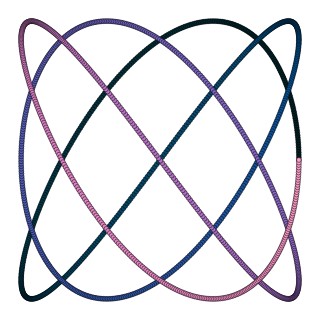

Express this chart as Vega-Lite.
### Vega-Lite specification from a JSON file in a GitHub repository (floating-point values rounded to 4 significant figures; data arrays with more than 128 entries replaced by an {"elided": "..."} marker saying what was removed)
{"background": null, "config": {"arc": {"fill": "#DBDBDB", "fillOpacity": 1.0, "innerRadius": 37.5, "padAngle": 0.03, "stroke": "black", "strokeOpacity": 1, "strokeWidth": 0.25}, "area": {"fill": "#DBDBDB", "fillOpacity": 1.0, "stroke": "black", "strokeOpacity": 1, "strokeWidth": 0.25}, "axis": {"domain": true, "domainCap": "round", "domainColor": "white", "domainWidth": 0.25, "grid": false, "gridCap": "round", "gridColor": "#F1F1F1", "gridDash": [0, 0], "gridOpacity": 1.0, "gridWidth": 0.25, "labelColor": "white", "labelFont": "Helvetica Neue", "labelFontSize": 7, "labelFontStyle": "normal", "labelFontWeight": 400, "offset": 4.5, "ticks": true, "tickCap": "round", "tickColor": "white", "tickRound": false, "tickSize": 3, "tickWidth": 0.25, "titleColor": "white", "titleFont": "Helvetica Neue", "titleFontSize": 7, "titleFontStyle": "normal", "titleFontWeight": 400}, "axisX": {"domain": true, "labelAlign": "center", "labelAngle": 0, "labels": true, "ticks": true, "translate": 0}, "axisY": {"domain": true, "labelAlign": "right", "labelAngle": 0, "labels": true, "ticks": true, "translate": 0}, "axisRight": {"domain": true, "labelAlign": "left", "labelAngle": 0, "labels": true, "ticks": true, "translate": 0}, "axisTop": {"domain": true, "labelAlign": "center", "labelAngle": 0, "labels": true, "ticks": true, "translate": 0}, "axisBand": {"tickOffset": 0}, "bar": {"fill": "#DBDBDB", "fillOpacity": 1.0, "stroke": "black", "strokeOpacity": 1, "strokeWidth": 0.25}, "boxplot": {"size": 13.5, "ticks": {"cornerRadius": 0.25, "fill": "white", "opacity": 1, "size": 6.75, "thickness": 0.25}, "box": {"fillOpacity": 1.0, "stroke": "black", "strokeOpacity": 1, "strokeWidth": 0.25}, "median": {"cornerRadius": 0, "fill": "black", "fillOpacity": 1.0, "opacity": 1, "size": 13.5, "thickness": 0.25}, "rule": {"fill": "white", "fillOpacity": 1.0, "size": 15.0, "stroke": "white", "strokeDash": [0, 0], "strokeOpacity": 1, "strokeWidth": 0.25}, "outliers": {"color": "white", "fill": "white", "fillOpacity": 1.0, "size": 0, "stroke": "black", "strokeOpacity": 1, "strokeWidth": 0.25}}, "circle": {"fill": "white", "fillOpacity": 1.0, "size": 0.75, "stroke": null, "strokeOpacity": 1, "strokeWidth": 0.25}, "errorband": {"band": {"fillOpacity": 0.6, "stroke": null, "strokeWidth": 0.25, "strokeOpacity": 1}, "borders": {"opacity": 0, "strokeOpacity": 0.25, "strokeWidth": 1}}, "errorbar": {"opacity": 1, "rule": {"strokeDash": [0, 0], "strokeWidth": 0.25}, "ticks": {"color": "white", "cornerRadius": 0.125, "opacity": 1, "size": 9.0, "thickness": 0.25}, "thickness": 0.25}, "font": "Helvetica Neue", "geoshape": {"fill": "#DBDBDB", "fillOpacity": 1.0, "stroke": "white", "strokeOpacity": 1, "strokeWidth": 0.25}, "header": {"labelColor": "white", "labelFont": "Helvetica Neue", "labelFontSize": 7, "labelFontStyle": "normal", "labelFontWeight": 400, "titleColor": "white", "titleFont": "Helvetica Neue", "titleFontSize": 7, "titleFontStyle": "normal", "titleFontWeight": 400, "titlePadding": 0}, "legend": {"disable": false, "offset": 4.5, "titlePadding": 4, "labelOffset": 2, "gradientLabelOffset": 2, "gradientLength": 75.0, "gradientThickness": 7.5, "gradientOpacity": 1.0, "gradientStrokeColor": "white", "gradientStrokeWidth": 0.25, "labelColor": "white", "labelFont": "Helvetica Neue", "labelFontSize": 7, "labelFontStyle": "normal", "labelFontWeight": 400, "strokeColor": "white", "strokeWidth": 0, "symbolSize": 42, "symbolStrokeColor": "white", "symbolStrokeWidth": 0.25, "titleColor": "white", "titleFont": "Helvetica Neue", "titleFontSize": 7, "titleFontStyle": "normal", "titleFontWeight": 400}, "line": {"color": "white", "stroke": "white", "strokeCap": "round", "strokeDash": [0, 0], "strokeOpacity": 1, "strokeWidth": 0.375}, "point": {"filled": true, "fill": "#DBDBDB", "fillOpacity": 1.0, "size": 7.5, "stroke": "black", "strokeOpacity": 1, "strokeWidth": 0.25}, "range": {"category": ["#C6D9F1", "#F1C9CB", "#FEF0B9", "#CEE37A", "#7AA8E0", "#E589A3", "#FDDD5D", "#68B961", "#4177B1", "#C35082", "#E5C227", "#438156"], "diverging": {"scheme": ["#C35082", "#CE6D94", "#D989A7", "#E2A4BA", "#EABFCE", "#F1DBE2", "#F6F6F6", "#D7E0EB", "#B9CBE0", "#9BB6D5", "#7DA1C9", "#5F8CBD", "#4177B1"]}, "heatmap": {"scheme": ["#32022B", "#43044D", "#4C196E", "#4D338C", "#484DA6", "#3A68BB", "#1D83CA", "#1D9CCB", "#23B5C9", "#28CDC5", "#4DE0B4", "#91EE9F"]}, "ordinal": {"scheme": ["#F1F1F1", "#DBDBDB", "#C6C6C6", "#B2B2B2", "#9D9D9D", "#898989", "#767676", "#636363", "#515151", "#404040", "#2F2F2F", "#1F1F1F"]}, "ramp": {"scheme": ["#021F22", "#032F39", "#063E53", "#094B74", "#0B5299", "#3E59AF", "#6660BC", "#8A67C4", "#AC6FC5", "#CD78C1", "#E987C4", "#FC9BC6"]}}, "rule": {"color": "white", "stroke": "white", "strokeCap": "round", "strokeDash": [2, 2], "strokeOpacity": 1, "strokeWidth": 0.25}, "scale": {"bandPaddingInner": 0.1, "bandPaddingOuter": 0.1, "round": false}, "rect": {"fill": "#DBDBDB", "fillOpacity": 1.0, "stroke": "black", "strokeOpacity": 1, "strokeWidth": 0.25}, "square": {"fill": "#DBDBDB", "fillOpacity": 1.0, "size": 15.0, "stroke": "black", "strokeOpacity": 1, "strokeWidth": 0.25}, "text": {"color": "white", "font": "Helvetica Neue", "fontSize": 7, "fontStyle": "normal", "fontWeight": 400}, "tick": {"color": "white", "cornerRadius": 0.125, "opacity": 1.0, "size": 13.5, "thickness": 0.25}, "title": {"anchor": "middle", "frame": "group", "color": "white", "font": "Helvetica Neue", "fontSize": 7, "fontStyle": "normal", "fontWeight": 400, "subtitleColor": "white", "subtitleFont": "Helvetica Neue", "subtitleFontSize": "Helvetica Neue", "subtitleFontStyle": "normal", "subtitleFontWeight": 400}, "trail": {"color": "white", "opacity": 1, "size": 0.375}, "view": {"continuousWidth": 150, "continuousHeight": 150, "discreteWidth": 150, "discreteHeight": 150, "fill": null, "stroke": null, "strokeWidth": 0.25}}, "data": {"name": "data-10e98f3cb73324c8098f51c51734ba13"}, "mark": {"type": "point", "filled": true, "size": 6}, "encoding": {"color": {"field": "phase", "legend": null, "type": "quantitative"}, "order": {"field": "phase", "type": "quantitative"}, "x": {"axis": null, "field": "x", "scale": {"domain": [-1.08, 1.08], "nice": false}, "type": "quantitative"}, "y": {"axis": null, "field": "y", "scale": {"domain": [-1.08, 1.08], "nice": false}, "type": "quantitative"}}, "view": {"stroke": null}, "$schema": "https://vega.github.io/schema/vega-lite/v6.4.1.json", "datasets": {"data-10e98f3cb73324c8098f51c51734ba13": {"elided": "1400 records"}}}
